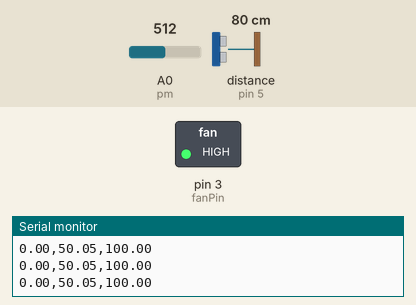
A sketch run on a simulated Arduino Uno, built with avr-gcc and run on an emulated ATmega328P. On the bench: switched loads named in the sketch (green lamp = pin HIGH), the last lines printed to the serial monitor. Wiring (inferred from the names in the program): ultrasonic range finder: trigger pin 6; echo pin 5. The test bench sets the inputs (shaded band); at power-on: distance to the obstacle (sensor on pin 5) 80 cm, A0 (pm) = 512. The echo pulse lasts 58.3 µs per cm; pins used as bus, display or sensor lines are not drawn.

Above: at 1.2 s.
1.3 s: distance to the obstacle (sensor on pin 5) set to 15 cm
At 3.0 s:
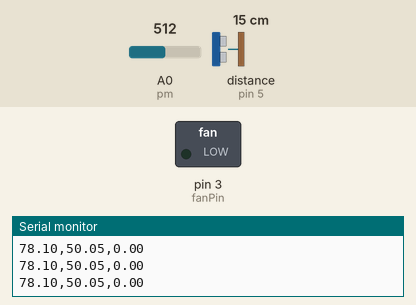
3.3 s: A0 (pm) set to 716
5.8 s: distance to the obstacle (sensor on pin 5) set to 21 cm
At 6.35 s:
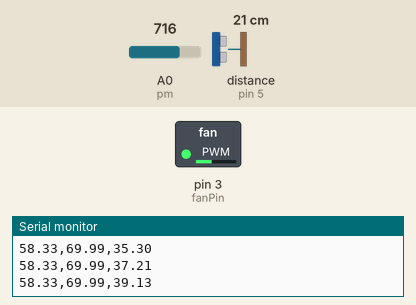
8.8 s: A0 (pm) set to 122
At 10.0 s:
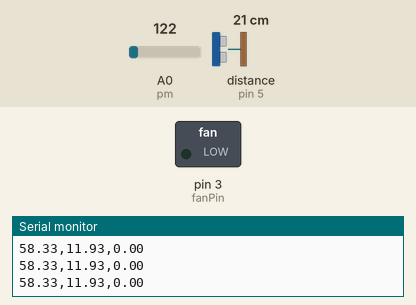
Timing chart, 0 to 11.3 s (numbered marks = the images above; inputs shaded):
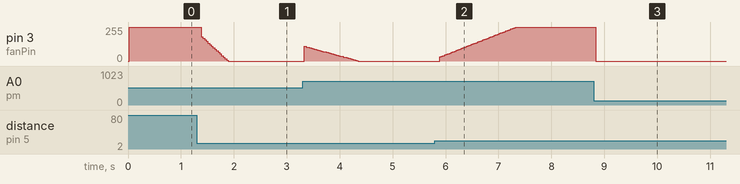

Measured:
- after the input at 1.3 s, pin 3 (fanPin): moves from 255/255 to 0/255 over 0.54 s, starting after 0.05 s
- after the input at 5.8 s, pin 3 (fanPin): moves from 0/255 to 255/255 over 1.4 s, starting after 0.09 s
- after the input at 8.8 s, pin 3 (fanPin): 255/255 → 0/255 at once

The sketch:

Ping_Pong_Levitation.ino
```cpp
const int pm = A0; //potenmeter position
const int trigPinBall = 6; //ball position ultrasonic sensor Trig
const int echoPinBall = 5; //ball position ultrasonic sensor Echo
const int fanPin      = 3;// PWM output for motor control
// defines variables
unsigned long durationB;
double distanceB;
double ref = 0; //position of hand
double ballPos = 0; //position of the ball in the tube
//Geometrical parameters of the system
const double upperGap = 10; //upper gap in cm
const double lowerGap = 10; //lower gap in cm
const double columnL = 30; //effective length of the tube in cm
#define PREV_REF 70;
double previousRef = PREV_REF; // the initial desired reference is PREV_REF [%] of the effective length of the tube
const double ballDiam = 4; //diameter of the ball in cm
const int maxWaitTime = (int) (columnL * 3.5 / 0.034); //maximal waiting time for the ultrasonic sensors to receive the reflected wave
//variables for the control loop
double controlP = 0;
double controlI = 0;
double controlD = 0;
double control = 0;
double err = 0;
double prevErr = 0;
double previousBallPos = 0; //the initial ball position, then updates
double prevControlI = 0; //initial condition for integrator

//PID constants
const double samplingTime = 0.0625; //sampling time in seconds

const double intTimea = 0.4 * 2.0;
const double difTimea = 0.02 * 0.77;
const double Kpa = 0.7 * 3;
const double Kia = Kpa / intTimea;
const double Kda = Kpa * difTimea;

const double intTimeb = 0.50 * 3.2;
const double difTimeb = 0.012 * 2.2;
const double Kpb = 0.35 * 2.0;
const double Kib = Kpb / intTimeb;
const double Kdb = Kpb * difTimeb;

const double intTimec = 0.5 * 3.2;
const double difTimec = 0.014 * 1.1;
const double Kpc = 0.45 * 1.65;
const double Kic = Kpc / intTimec;
const double Kdc = Kpc * difTimec;
//flags
int flag = 0; //used as a counter -> decides when to write to output
bool flagRefErr = 0; //true if there is an error reading reference
bool flagBallPosErr = 0; //true if there is an error reading ball position
char region = 'a'; //region 'a', 'b' or 'c' - division of the tube into three regions
//Limits for regions
const int limitAB = 18; //in % of the effective length of the tube
const int limitBC = 64; //in % of the effective length of the tube

void setup() {
  pinMode(trigPinBall, OUTPUT); // Sets the trigPin as an Output for Ball position sensor
  pinMode(echoPinBall, INPUT); // Sets the echoPin as an Input for Ball position sensor
  pinMode(pm, INPUT); // Sets the potentiometer as an Input for ref position sensor
  pinMode(fanPin, OUTPUT); //Sets the fanPin to an output mode
  Serial.begin(9600); // Starts the serial communication
  Serial.println("ballPos,ref, control");
}


void loop() {

  region = 'a';


    //____________ref___________________
      ref = analogRead(pm);
      ref = ref/1023;
      ref = ref*100;


    //_____________BALL_________________
    digitalWrite(trigPinBall, LOW); // Clears the trigPin
    delayMicroseconds(2);
    digitalWrite(trigPinBall, HIGH);// Sets the trigPin on HIGH state for 10 microseconds
    delayMicroseconds(10);
    digitalWrite(trigPinBall, LOW);
    durationB = pulseIn(echoPinBall, HIGH, maxWaitTime);// Reads the echoPin, returns the sound wave travel time in microseconds
    // Calculating the distance
    distanceB = durationB * 0.034 / 2;

    if (distanceB == 0) //Handling the error
    {
      flagBallPosErr = true;
      durationB = maxWaitTime;
    }
    else flagBallPosErr = false;
    ballPos = (columnL + upperGap) - (distanceB + ballDiam / 2); // scales the ball position value in the reference system
    delay((int)(25 - durationB * 0.001));


    //scale the values from 0 to 100
    ballPos = ballPos * (100 / columnL);
    if ((ballPos < 0) || (ballPos > 100) || flagBallPosErr) ballPos = previousBallPos;


    //Anti wind-up solution for transitions between different subregions of the tube
    if (ballPos > limitAB && ballPos <= limitBC && previousBallPos <= limitAB) //transition from region A to B
    {
      prevControlI = control - Kpb * (ref - ballPos) - Kib * (ref - ballPos) * samplingTime - Kdb * (-ballPos + previousBallPos) / samplingTime; //bumpless control
      region = 'b';
    }
    else if (ballPos > limitBC && previousBallPos > limitAB && previousBallPos <= limitBC) //transition from region B to C
    {
      prevControlI = control - Kpc * (ref - ballPos) - Kic * (ref - ballPos) * samplingTime - Kdc * (-ballPos + previousBallPos) / samplingTime; //bumpless control
      region = 'c';
    }
    else if (ballPos > limitAB && ballPos <= limitBC && previousBallPos > limitBC) //transition from region C to B
    {
      prevControlI = control - Kpb * (ref - ballPos) - Kib * (ref - ballPos) * samplingTime - Kdb * (-ballPos + previousBallPos) / samplingTime; //bumpless control
      region = 'b';
    }
    else if (ballPos <= limitAB && previousBallPos > limitAB && previousBallPos <= limitBC) //transition from region B to A
    {
      prevControlI = control - Kpa * (ref - ballPos) - Kia * (ref - ballPos) * samplingTime - Kda * (-ballPos + previousBallPos) / samplingTime; //bumpless control
      region = 'a';
    }
    else if (ballPos > limitBC && previousBallPos <= limitAB) //transition from region A to C
    {
      prevControlI = control - Kpc*(ref-ballPos) - Kic*(ref-ballPos)*samplingTime - Kdc*(-ballPos+previousBallPos)/samplingTime; //bumpless control
      region = 'c';
    }

    else if (ballPos <= limitAB && previousBallPos > limitBC) //transition from region C to A
    {
      prevControlI = control - Kpa*(ref-ballPos) - Kia*(ref-ballPos)*samplingTime - Kda*(-ballPos+previousBallPos)/samplingTime; //bumpless control
      region = 'a';
    }

    PID(region); //calculates the control parameters for the current sampling interval
    //uses the PID to set the value of the power to the motor according to the position and speed
      motorPower(fanPin, control); //Control voltage sent to motor
      previousBallPos = ballPos; //stores prevouos value of ref in memory for next iteration
 Serial.print(ballPos);
 Serial.print(",");
 Serial.print(ref);
 Serial.print(",");
 Serial.println(control);

  delay(5);

}

//**************************************************************************************************************************************************

double getDistance (int trigPin , int echoPin) {
  // this function get the distance and save the value as output the inputs are the pin of the  US sensor
  unsigned long duration = 0;
  double distance = 0;
  digitalWrite(trigPin, LOW); // Clears the trigPin
  delayMicroseconds(2);
  digitalWrite(trigPin, HIGH);// Sets the trigPin on HIGH state for 10 micro seconds
  delayMicroseconds(10);
  digitalWrite(trigPin, LOW);
  duration = pulseIn(echoPin, HIGH);// Reads the echoPin, returns the sound wave travel time in microseconds
  // Calculating the distance
  distance = duration * 0.034 / 2;
  return distance;
}


void motorPower (int motorPin , double power) {
  //Function that writes the values of the desired power on the pin of the motor.
  //The inputs are the pin to which the motor is attached and the desired power (number 0-100).


  double powerOut = (int)((power / 100) * 255); //gets the fraction of power in input, number between 0 and 1
  analogWrite(motorPin, powerOut); //gives the voltage to the motor, an integer 0-255, proportional to the fraction of the power in input, 20 mV each step

}


void PID (char region) {
  //This function calculates the control parameters of the feedback.
  //No inputs. Calculates and stores variables.
  double Kp, Ki, Kd;
  if (region == 'a') //controller parameters for the lower part of tube
  {
    Kp = Kpa;
    Ki = Kia;
    Kd = Kda;
  }
  else if (region == 'b') //controller parameters for the middle part of tube
  {
    Kp = Kpb;
    Ki = Kib;
    Kd = Kdb;
  }
  else  if (region == 'c') //controller parameters for the upper part of tube
  {
    Kp = Kpc;
    Ki = Kic;
    Kd = Kdc;
  }

  err = ref - ballPos; //current error
  //calculates the proportional part
  controlP = Kp * err;
  //calculates the integral part
  controlI = prevControlI + Ki * err * samplingTime; //integral-->area
  //calculates the derivative part
  controlD = Kd * (-ballPos + previousBallPos) / samplingTime; //neglecting the reference, because of infinitive derivatives on step changes

  //calculates the total control
  control = controlP + controlI + controlD;
  if (control > 100) {//Technically impossible to actuate, but necessary to saturate in program...
    control = 100;
    controlI = prevControlI; //...to prevent integrator wind-up
  }
  else if (control < 0) {//Technically impossible to actuate, but necessary to saturate in program...
    control = 0;
    controlI = prevControlI; //...to prevent integrator wind-up in opposite direction
  }
  prevControlI = controlI; //stores the integrator value for the next iteration
  prevErr = err; //stores the value of the error for the next iteration
}
```
